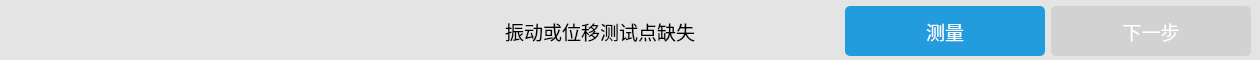
      <widget class="QWidget" name="buttomContainer" native="true">
       <property name="geometry">
        <rect>
         <x>10</x>
         <y>650</y>
         <width>1260</width>
         <height>60</height>
        </rect>
       </property>
       <property name="styleSheet">
        <string notr="true">QWidget {
	background-color: rgb(228, 228, 228);
	border-radius: 5px;
}</string>
       </property>
       <widget class="QWidget" name="horizontalLayoutWidget_6">
        <property name="geometry">
         <rect>
          <x>5</x>
          <y>5</y>
          <width>1246</width>
          <height>52</height>
         </rect>
        </property>
        <layout class="QHBoxLayout" name="horizontalLayout_4">
         <item>
          <spacer name="horizontalSpacer_8">
           <property name="orientation">
            <enum>Qt::Horizontal</enum>
           </property>
           <property name="sizeType">
            <enum>QSizePolicy::Preferred</enum>
           </property>
           <property name="sizeHint" stdset="0">
            <size>
             <width>500</width>
             <height>20</height>
            </size>
           </property>
          </spacer>
         </item>
         <item>
          <widget class="QLabel" name="buttomstateLabel">
           <property name="font">
            <font>
             <family>微软雅黑</family>
             <pointsize>14</pointsize>
            </font>
           </property>
           <property name="text">
            <string>振动或位移测试点缺失</string>
           </property>
          </widget>
         </item>
         <item>
          <spacer name="horizontalSpacer_9">
           <property name="orientation">
            <enum>Qt::Horizontal</enum>
           </property>
           <property name="sizeHint" stdset="0">
            <size>
             <width>40</width>
             <height>20</height>
            </size>
           </property>
          </spacer>
         </item>
         <item>
          <widget class="QPushButton" name="measurementButton">
           <property name="minimumSize">
            <size>
             <width>200</width>
             <height>50</height>
            </size>
           </property>
           <property name="font">
            <font>
             <family>微软雅黑</family>
             <pointsize>14</pointsize>
            </font>
           </property>
           <property name="styleSheet">
            <string notr="true">QPushButton {
	background-color: rgb(34, 156, 220);
	color: rgb(255, 255, 255);
}</string>
           </property>
           <property name="text">
            <string>测量</string>
           </property>
          </widget>
         </item>
         <item>
          <widget class="QPushButton" name="nextButton">
           <property name="minimumSize">
            <size>
             <width>200</width>
             <height>50</height>
            </size>
           </property>
           <property name="font">
            <font>
             <family>微软雅黑</family>
             <pointsize>14</pointsize>
            </font>
           </property>
           <property name="styleSheet">
            <string notr="true">QPushButton {
	background-color: rgb(210, 210, 210);
	color: rgb(255, 255, 255);
}</string>
           </property>
           <property name="text">
            <string>下一步</string>
           </property>
          </widget>
         </item>
        </layout>
       </widget>
      </widget>
